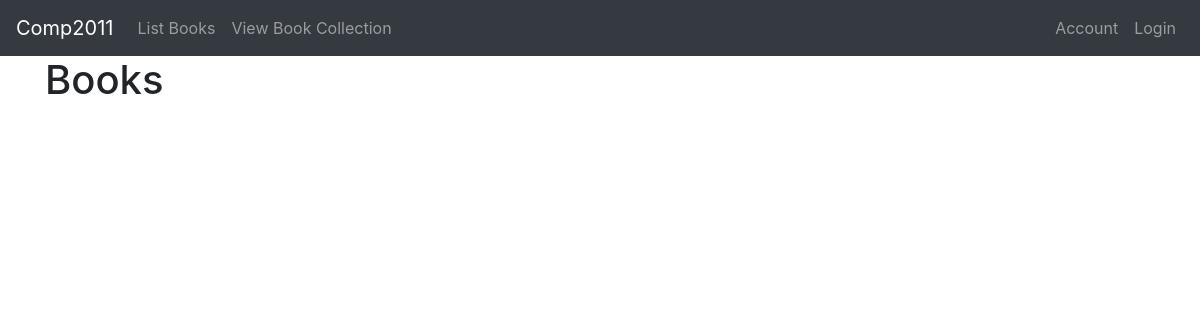
Before: /list_books with the older database file.
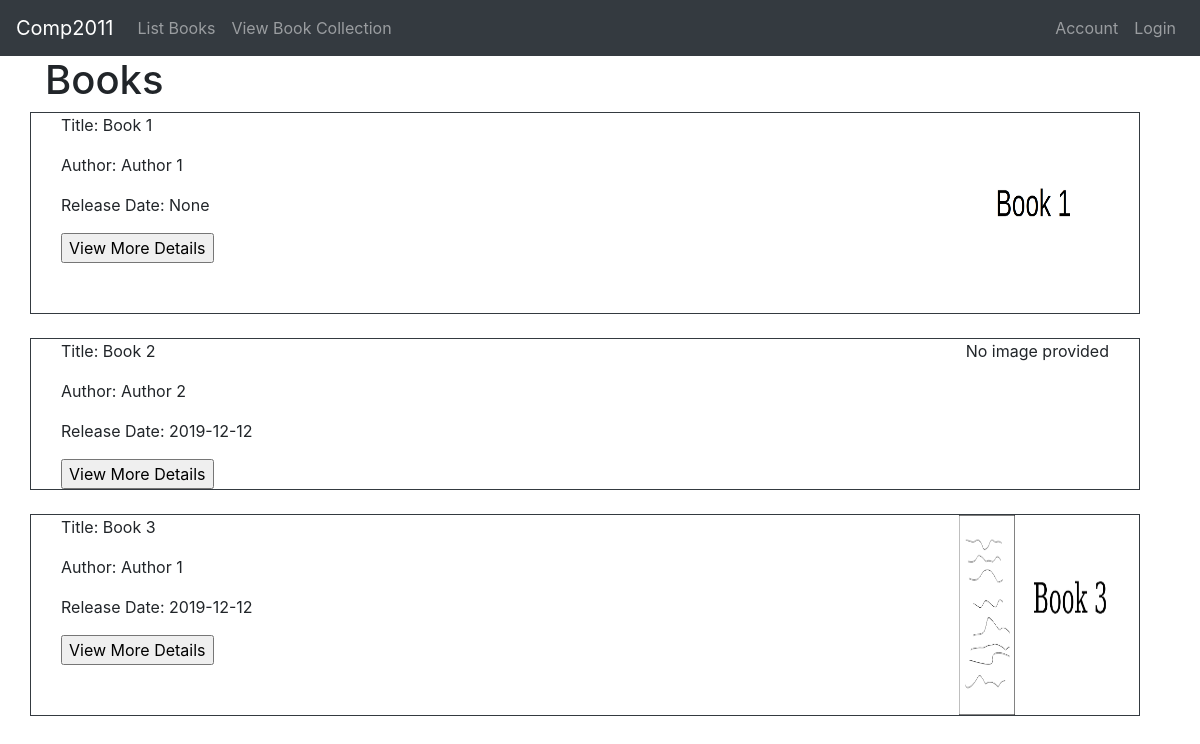
After: the same page with the newer database file.
### app/models.py (models this page shows, shortened)
class Book(db.Model):
    id = db.Column(db.Integer, primary_key=True)
    title = db.Column(db.String(128), index=True, unique=True)
    author = db.Column(db.String(255), index=True)
    image = db.Column(db.String(512), default=None)
    description = db.Column(db.String(512), default=None)
    release_date = db.Column(db.Date, default=None)
    reviews = db.relationship('Review', backref='book', lazy='dynamic')

### app/views.py (the view)
@app.route('/list_books')
def ListBooks():
    user = current_user
    books = models.Book.query.all()
    return render_template("list_books.html",
                            title="List Books",
                            user=user,
                            books=books)

### app/templates/list_books.html (shortened to what this page needs)
{% extends "base.html" %}
{% block content %}
  <h1>Books</h1>
  {% for book in books %}
    <div class="container-fluid border border-dark row">
      <div class="col-md-6">
        <p>Title: {{ book.title }}</p>
        <p>Author: {{ book.author }}</p>
        <p>Release Date: {{ book.release_date }}</p>
        <form action="/details" method="post" name="Details">
          <input type="button" value="View More Details" onclick="this.form.submit()">
        </form>
      </div>
      <div class="col-md-6">
        {% if book.image %}
          <img style="float:right;" src="{{ book.image }}" alt="Cover Image for {{ book.title }}" height="200" width="150">
        {% else %}
          <p style="float:right;">No image provided</p>
        {% endif %}
      </div>
    </div>
    <br>
  {% endfor %}
{% endblock %}

Changed rows visible on the page:
added Book: title "Book 1", author "Author 1", release_date "None", image (picture)
added Book: title "Book 2", author "Author 2", release_date "2019-12-12", shows "No image provided"
added Book: title "Book 3", author "Author 1", release_date "2019-12-12", image (picture)
